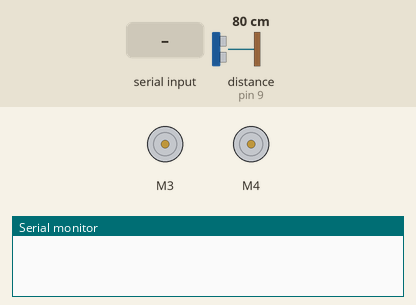
Simulated run of this sketch. Board: Arduino Uno, built with avr-gcc and run on an emulated ATmega328P. Shown: 2 × DC motor (green arrow = forward, orange = backward, longer = faster), the last lines printed to the serial monitor. The inputs (shaded band) are chosen by the test bench; at power-on: distance to the obstacle (sensor on pin 9) 80 cm. The echo pulse lasts 58.3 µs per cm.

Above: at 1.2 s.
1.3 s: distance to the obstacle (sensor on pin 9) set to 11 cm
3.0 s: distance to the obstacle (sensor on pin 9) set to 8 cm
At 4.7 s:
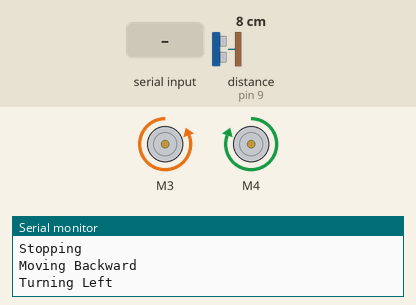
6.0 s: distance to the obstacle (sensor on pin 9) set to 18 cm
At 6.3 s:
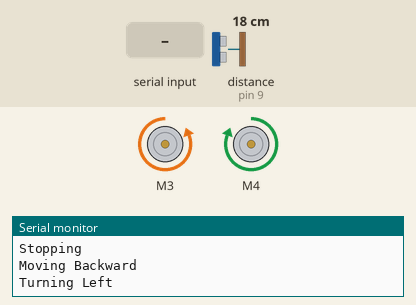
7.5 s: "F" received over Serial
At 8.5 s:
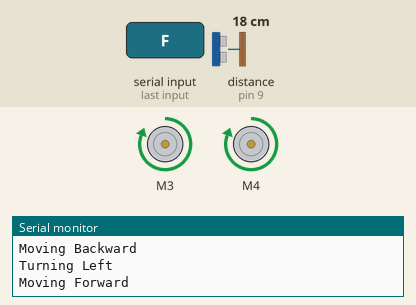
9.0 s: "R" received over Serial
At 9.7 s:
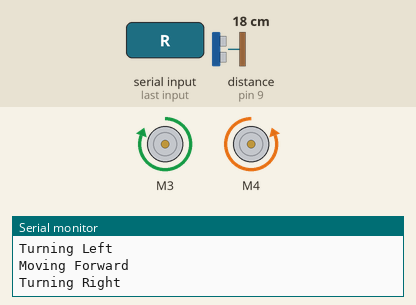
10.5 s: "B" received over Serial
At 10.9 s:
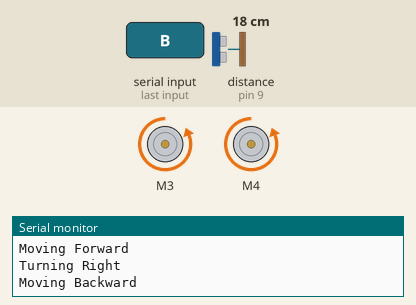
Timing chart, 0 to 13.0 s (numbered marks = the images above; inputs shaded):
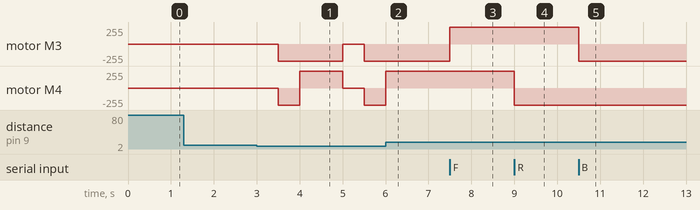

Measured:
- the behaviour switches between 10 and 9 cm on distance to the obstacle (sensor on pin 9) (found by bisection; images 0 and 1)
- after the input at 1.3 s, every drawn part: stays the same
- after the input at 3.0 s, motor M3: stopped → backward 255/255 after 0.50 s, → stopped 1.5 s later, → backward 255/255 0.50 s later; motor M4: stopped → backward 255/255 after 0.50 s, → forward 255/255 0.50 s later, → stopped 1.0 s later, → backward 255/255 0.50 s later
- after the input at 6.0 s, motor M3: stays backward 255/255 (without the input it goes to stopped after 1.0 s); motor M4: goes on until 6.0 s, then stays forward 255/255
- after the input at 7.5 s, motor M3: backward 255/255 → forward 255/255 at once
- after the input at 9.0 s, motor M4: forward 255/255 → backward 255/255 at once
- after the input at 10.5 s, motor M3: forward 255/255 → backward 255/255 at once

The sketch:

Driver_code.ino
```cpp
#include <AFMotor.h>
#include <NewPing.h>

#define TRIGGER_PIN 10  // Arduino pin tied to trigger pin on the ultrasonic sensor.
#define ECHO_PIN 9      // Arduino pin tied to echo pin on the ultrasonic sensor.
#define MAX_DISTANCE 200 // Maximum distance we want to ping for (in centimeters). Maximum sensor distance is rated at 400-500cm.

NewPing sonar(TRIGGER_PIN, ECHO_PIN, MAX_DISTANCE); // NewPing setup of pins and maximum distance.

// Create an instance of the Adafruit Motor Shield library
AF_DCMotor motor3(3);  // Motor connected to M3
AF_DCMotor motor4(4);  // Motor connected to M4

void setup() {
  // Initialize Serial communication
  Serial.begin(9600);     // Initialize Serial Monitor

  // Set motor speed
  motor3.setSpeed(255);  // Set maximum speed for motor3
  motor4.setSpeed(255);  // Set maximum speed for motor4
}

void loop() {
  int distance = sonar.ping_cm(); // Get distance from the ultrasonic sensor in cm

  if (distance > 0 && distance < 10) { // If an obstacle is detected within 20 cm
    //Serial.println("Obstacle detected! Turning left...");
    stop();
    delay(500);
    moveBackward();
    delay(500);
    turnLeft(); // Turn left
    delay(1000); // Wait for 1 second
  } else {
    if (Serial.available() > 0) {   // Check if data is available from Bluetooth module
      char command = Serial.read();  // Read the command from Bluetooth module
      if (command == 'F') {
        moveForward();
      } else if (command == 'B') {
        moveBackward();
      } else if (command == 'L') {
        turnLeft();
      } else if (command == 'R') {
        turnRight();
      } else if (command == 'S') {
        stop();
      }
    }
  }
}

void moveForward() {
  Serial.println("Moving Forward");
  motor3.run(FORWARD);  // Motor3 rotates forward
  motor4.run(FORWARD);  // Motor4 rotates forward
}

void moveBackward() {
  Serial.println("Moving Backward");
  motor3.run(BACKWARD);  // Motor3 rotates backward
  motor4.run(BACKWARD);  // Motor4 rotates backward
}

void turnLeft() {
  Serial.println("Turning Left");
  motor3.run(BACKWARD);  // Motor3 rotates backward
  motor4.run(FORWARD);   // Motor4 rotates forward
}

void turnRight() {
  Serial.println("Turning Right");
  motor3.run(FORWARD);   // Motor3 rotates forward
  motor4.run(BACKWARD);  // Motor4 rotates backward
}

void stop(){
  Serial.println("Stopping");
  motor3.run(RELEASE);   // Release motor3
  motor4.run(RELEASE);   // Release motor4
}
```
